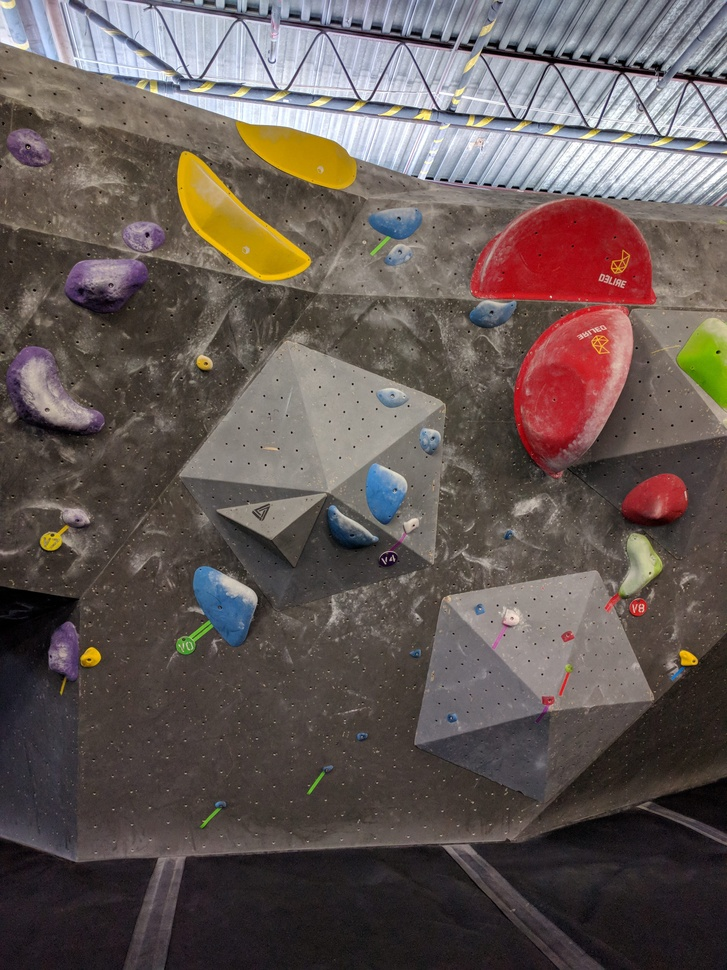
#> input picture mountain_goat/climbing_holds_alt/Sample-Data/6.jpg, 727 x 970 px, shrunk from 3024 x 4032 before the run, found by its file name; its folder holds only this picture in this run
$ python extract_holds.py Sample-Data/6.jpg
#> lines starting #> are read from the running program, lines starting #| are printed output that depends on the picture; after the words box and inside, x2 and y2 are one past the last pixel; in counts of white or black regions, pixels touching at a corner belong together
### mountain_goat/climbing_holds_alt/Region.py
import math

class Region:

    def __init__(self, x_max:int, x_min:int, y_max:int, y_min:int) -> None:
        self.x_max = x_max
        self.x_min = x_min
        self.y_max = y_max
        self.y_min = y_min

    def get_radius(self) -> int:
        return int(math.sqrt(math.pow(self.x_max - self.x_min, 2) + math.pow(self.y_max - self.y_min, 2)) / 2)

    # def get_center_point(self) -> [int,int]:
    def get_center_point(self):
        return [int(self.x_min + (self.x_max - self.x_min) / 2), int(self.y_min + (self.y_max - self.y_min) / 2)]

    def try_combine(self, potential_region) -> bool:
        combine_region = False

        x_center, y_center = self.get_center_point()
        x_center_potential, y_center_potential = potential_region.get_center_point()

        distance_between_centers = math.sqrt(math.pow(abs(x_center - x_center_potential), 2) + math.pow(abs(y_center - y_center_potential), 2))

        # If potential region has common area
        if(distance_between_centers <= self.get_radius() + potential_region.get_radius()):
            combine_region = True
        # If potential region is close enough
        elif(distance_between_centers - self.get_radius() <= 10):
            combine_region = True

        if(combine_region):
            self.x_max = max(self.x_max, potential_region.x_max)
            self.x_min = min(self.x_min, potential_region.x_min)
            self.y_max = max(self.y_max, potential_region.y_max)
            self.y_min = min(self.y_min, potential_region.y_min)

        return combine_region

### mountain_goat/climbing_holds_alt/extract_holds.py
#%%
import os
import sys
import cv2
import uuid
import math
import numpy as np
from Region import Region
from os import listdir
from os.path import isfile, join
# from typing import Union


#%%
def change_hsv(cv_image, hue_rotation):

    image = cv_image.copy()
    hsv_image = cv2.cvtColor(image, cv2.COLOR_BGR2HSV)

    for x in range(0, hsv_image.shape[0]):
        for y in range(0, hsv_image.shape[1]):
            pixel = hsv_image[x, y]
            h = int(pixel[0])
            s = int(pixel[1])
            v = int(pixel[2])

            hsv_image[x, y] = [int(h + hue_rotation) % 180, s, v]

    return cv2.cvtColor(hsv_image, cv2.COLOR_HSV2BGR)

#%%
# def mser_extract_regions(cv_image, lower_color_bound, upper_color_bound) -> [[Region, int]]:
def mser_extract_regions(cv_image, lower_color_bound, upper_color_bound):

    image = cv_image.copy()
    lower_bound = np.array(lower_color_bound)
    upper_bound = np.array(upper_color_bound)

    mask = cv2.inRange(image, lower_bound, upper_bound)
    mask_rgb = cv2.cvtColor(mask,cv2.COLOR_GRAY2BGR)

    masked_image = image & mask_rgb

    mser = cv2.MSER_create(min_area=250, max_area=50000, max_evolution=50000)
    regions , _ = mser.detectRegions(masked_image)

    detected_regions = []

    for p in regions:
        xmax, ymax = np.amax(p, axis=0)
        xmin, ymin = np.amin(p, axis=0)
        detected_regions.append([Region(xmax, xmin, ymax, ymin), 0])

    return detected_regions

def draw_rects(original_image, regions_to_draw):
    image= original_image.copy()
    images_list = []
    for r in regions_to_draw:
        p = r[0]
        dimension = max(p.x_max - p.x_min, p.y_max - p.y_min)
        y_end,x_end = p.y_min + dimension, p.x_min + dimension
        x, y = p.x_min, p.y_min
        labelled_image = cv2.rectangle(image, (x, y), (x_end, y_end), (255, 0, 0), 5)
        images_list.append(labelled_image)

    return images_list


#%%
# def combine_regions(image, regions) -> [Region]:
def combine_regions(image, regions):

    final_regions = []

    while True:
        region = None

        # Find a region that hasn't been used yet
        for x in range(0, len(regions)):
            if(regions[x][1] == 0 and region is None):
                region = regions[x][0]
                regions[x][1] = 1
                break

        # If we used all the regions
        if region is None:
            break

        # Try and combine the region with others
        for x in range(0, len(regions)):

            if(regions[x][1] == 0):
                potential_region = regions[x][0]

                if(region.try_combine(potential_region)):
                    regions[x][1] = 1

        final_regions.append([region, 0])

    return final_regions

#%%
# def crop_regions_from_image(original_image, regions_to_crop:[Region]) -> []:
def crop_regions_from_image(original_image, regions_to_crop):

    image = original_image.copy()
    holds = []

    for r in regions_to_crop:
        p = r[0]
        dimension = max(p.x_max - p.x_min, p.y_max - p.y_min)

        hold = original_image[p.y_min:p.y_min + dimension, p.x_min:p.x_min + dimension]
        holds.append(hold)

    return holds


#%%
def main(args):
    # breakpoint()
    source_path = r'/Users/zakariachahbar/code/zakariachahbar/Mountain GOAT/POC/Models/Climbing Hold Recognition/Climbing-Hold-Recognition-master/Sample-Data'
    dest_path = r'/Users/zakariachahbar/code/zakariachahbar/Mountain GOAT/POC/Models/Climbing Hold Recognition/Climbing-Hold-Recognition-master/Labelled-Data'
    # breakpoint()
    lower_blue_color_bounds = [130, 50, 10]
    upper_blue_color_bounds = [255, 180, 100]
    holds_hsv_transformations = [('blue', 0), ('yellow', 90), ('green', 70), ('red', 115)]

    picture_files = [p for p in listdir(source_path) if isfile(join(source_path, p))]

    # Get every hue variation of an image
    for image_name in picture_files:
        hsv_modified_images = []
        original_image = cv2.imread(os.path.join(source_path, image_name))
#> original_image is the input picture: shape (970, 727, 3); mean B, G, R 85.4, 89, 100.3
        file_extension = os.path.splitext(image_name)[1]

        # Transform original image's hue so that holds can be detected with blue threshold
        for trans in holds_hsv_transformations:
            hsv_modified_image = change_hsv(original_image, trans[1])
            hsv_modified_images.append((hsv_modified_image, file_extension))
#> this loop made 4 passes
#> pass 2, in main, `hsv_modified_image = change_hsv(original_image, trans[1])`:
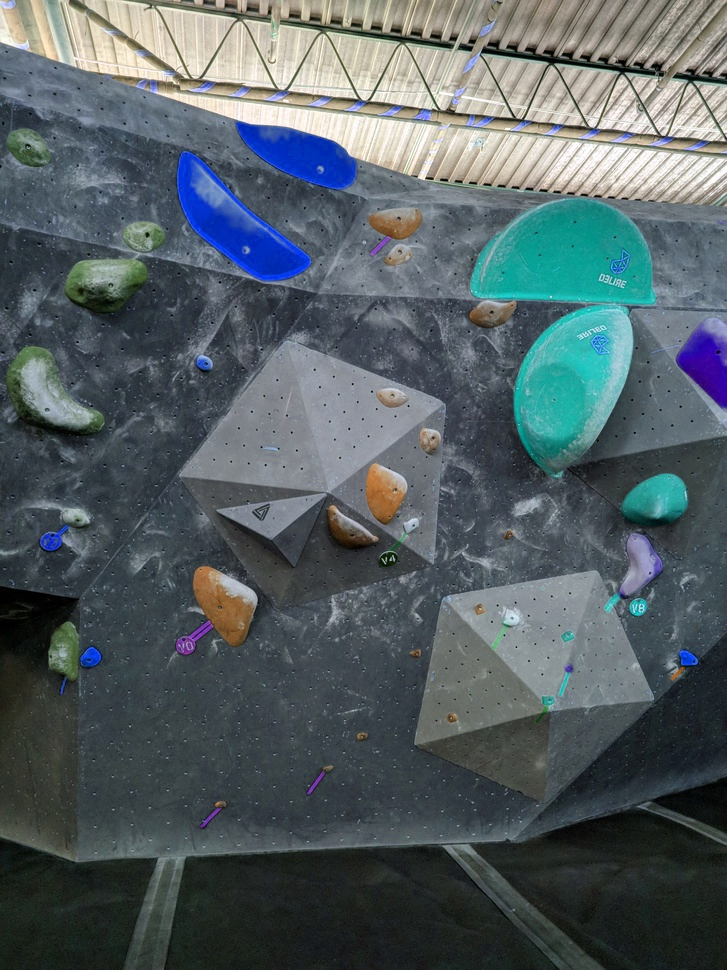
#> hsv_modified_image: shape (970, 727, 3); mean B, G, R 99.1, 95.4, 84
#> pass 3, in main, `hsv_modified_image = change_hsv(original_image, trans[1])`:
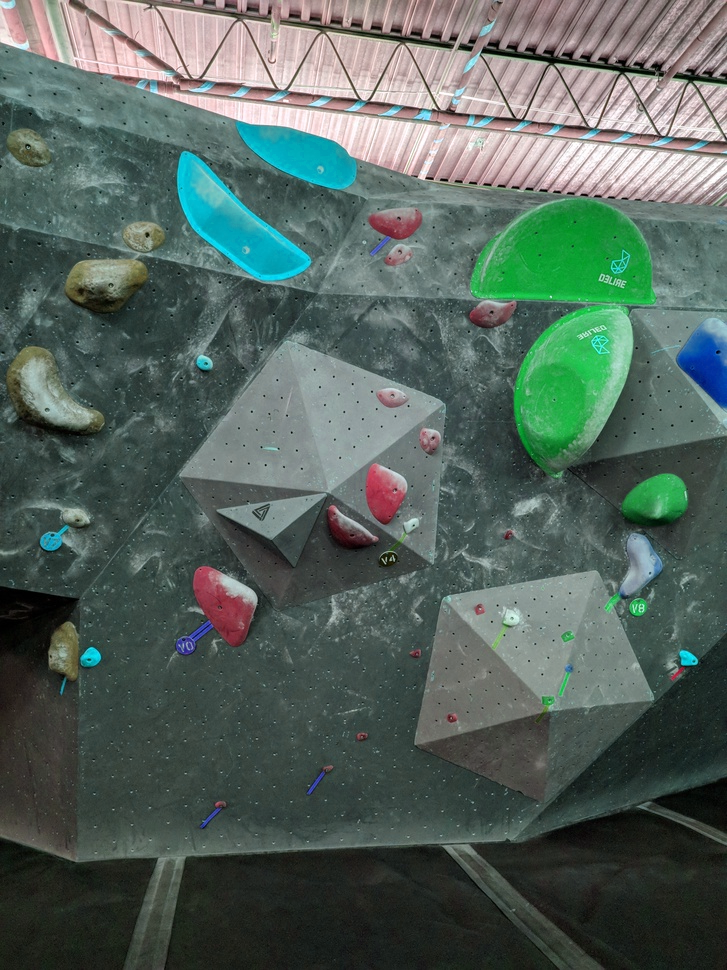
#> hsv_modified_image: shape (970, 727, 3); mean B, G, R 92.9, 100, 84.4
#> after the loop, hsv_modified_images = 4 items

        # Extract holds on every image
        for image_infos in hsv_modified_images:
            image = image_infos[0]
            detected_regions = mser_extract_regions(image, lower_blue_color_bounds, upper_blue_color_bounds)
            final_regions = combine_regions(image, detected_regions)
            final_regions = combine_regions(image, final_regions)

            result_holds = crop_regions_from_image(original_image, final_regions)
            result_images = draw_rects(original_image, final_regions)
            # for hold in result_holds:
            #     cv2.imwrite(os.path.join(dest_path, str(uuid.uuid4()) + image_infos[1]), hold)
            for image in result_images:
                cv2.imwrite(os.path.join(dest_path, str(uuid.uuid4()) + image_infos[1]), image)
#> this loop made 4 passes
#> (lower_bound in mser_extract_regions, upper_bound in mser_extract_regions) on passes 1 to 2: ([130, 50, 10], [255, 180, 100]), ([130, 50, 10], [255, 180, 100])
#> pass 1, in mser_extract_regions, `mask = cv2.inRange(image, lower_bound, upper_bound)`:
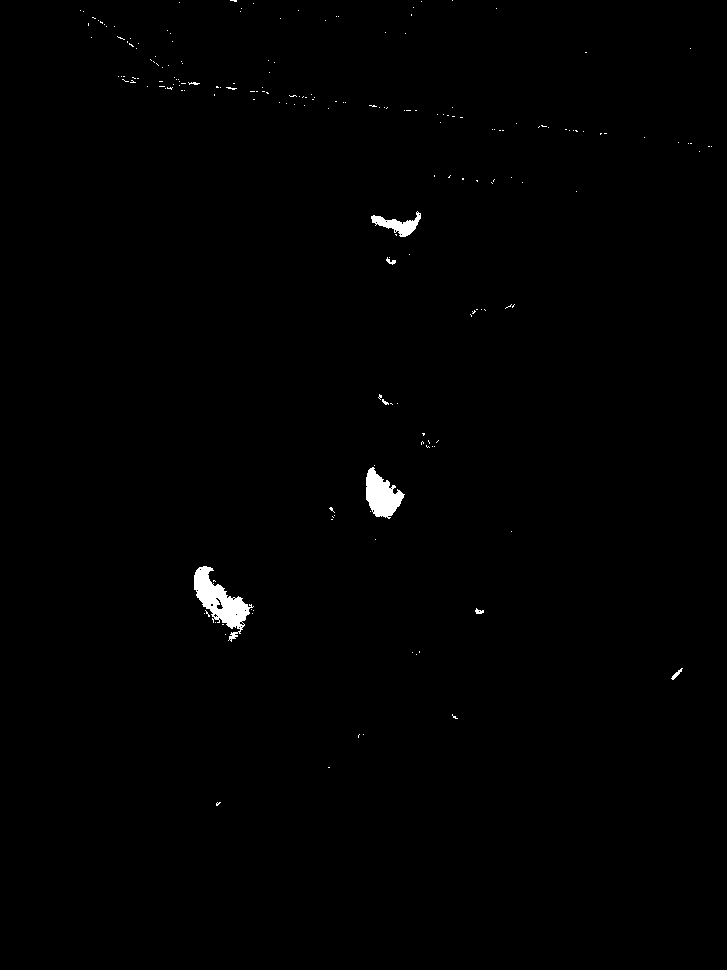
#> mask: shape (970, 727); 0.57% white; 194 white regions (186 under 20 px), largest, box (x1, y1, x2, y2) and area: (194, 566, 254, 642) 1726, (366, 467, 405, 519) 1169, (371, 211, 421, 237) 526
#> pass 1, in main, `cv2.imwrite(os.path.join(dest_path, str(uuid.uuid4()) + image_infos[1]..`:
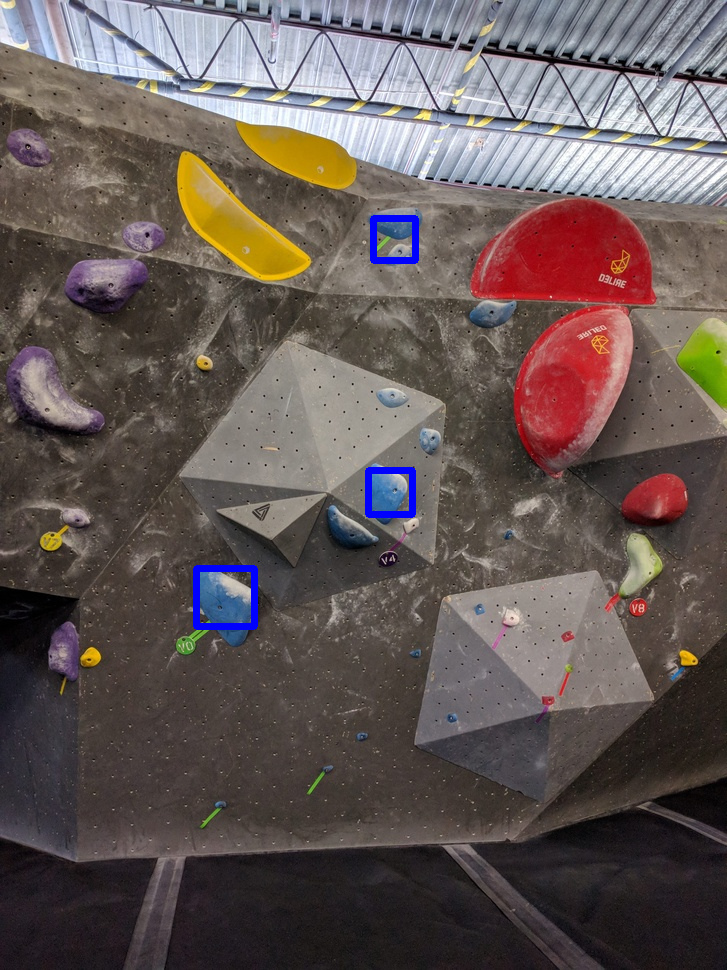
#> saved as 12bc6900-d8cb-4da3-8367-d920fa167013.jpg: shape (970, 727, 3); mean B, G, R 86.2, 88.4, 99.8

if __name__=='__main__':
    main(sys.argv)

$ run again, on mountain_goat/climbing_holds_alt/Sample-Data/7.jpg
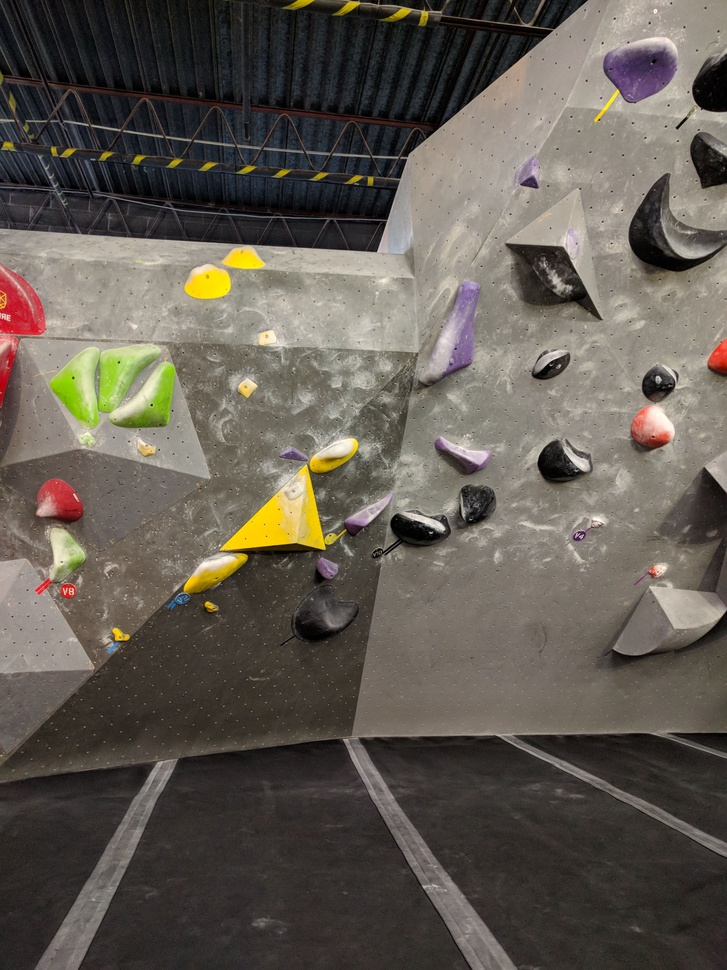
#> input picture mountain_goat/climbing_holds_alt/Sample-Data/7.jpg, 727 x 970 px, shrunk from 3024 x 4032 before the run, found by its file name
#> in main, original_image is the input picture: shape (970, 727, 3); mean B, G, R 82.6, 91.2, 97.8
#> after the loop in main, `for trans in holds_hsv_transformations:`: hsv_modified_images = 4 items
#> the loop in main, `for image_infos in hsv_modified_images:` made 4 passes
#> pass 1, in mser_extract_regions, `mask = cv2.inRange(image, lower_bound, upper_bound)`:
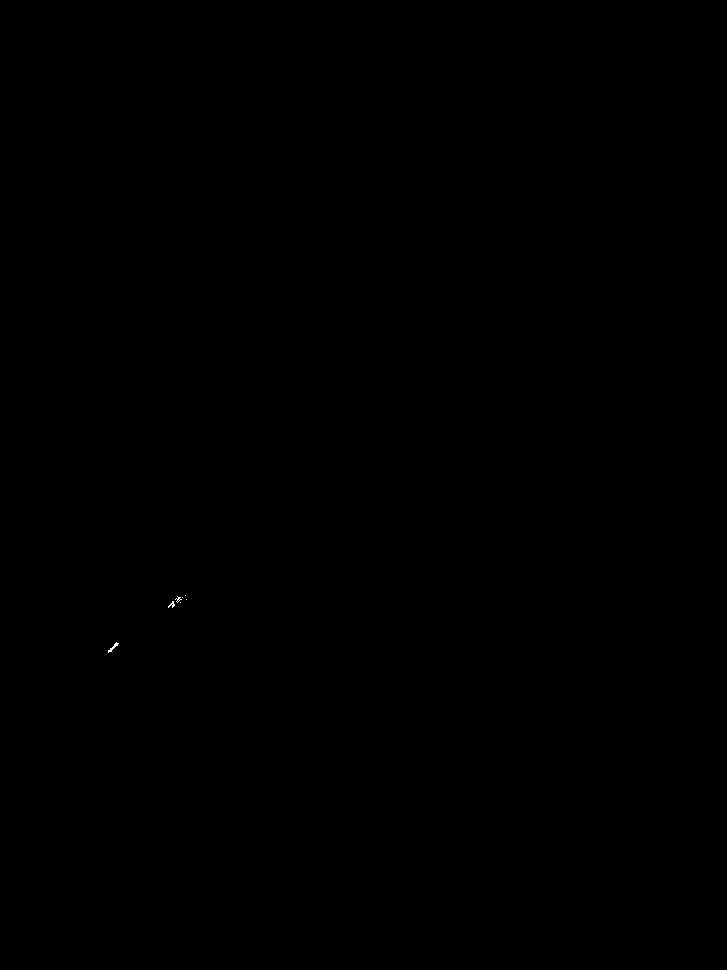
#> mask: shape (970, 727); 0.01% white in thin lines or dots, all inside (x1, y1, x2, y2) = (108, 595, 187, 653)
#> pass 2, in mser_extract_regions (call 2), `mask = cv2.inRange(image, lower_bound, upper_bound)`:
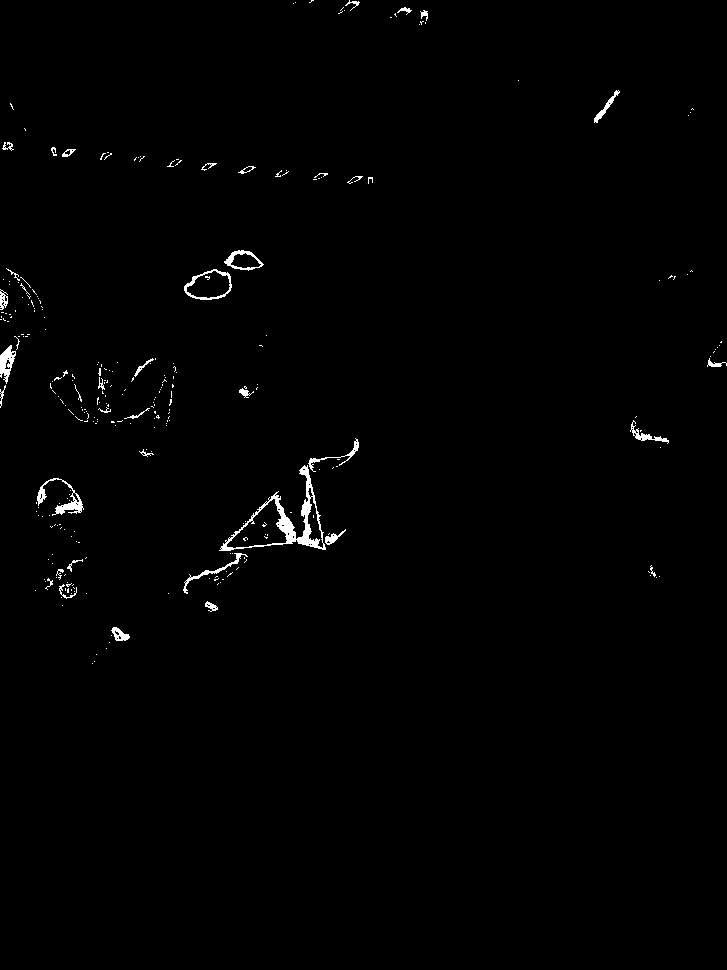
#> mask: shape (970, 727); 0.84% white; 290 white regions (252 under 20 px), largest, box (x1, y1, x2, y2) and area: (219, 465, 326, 551) 1488, (37, 478, 84, 516) 452, (0, 345, 16, 384) 325
